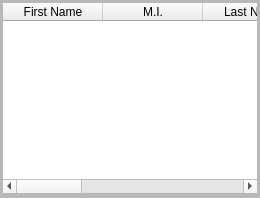
                            <widget class="QWidget" name="page_9">
                             <layout class="QVBoxLayout" name="verticalLayout_26">
                              <property name="spacing">
                               <number>0</number>
                              </property>
                              <property name="leftMargin">
                               <number>0</number>
                              </property>
                              <property name="topMargin">
                               <number>0</number>
                              </property>
                              <property name="rightMargin">
                               <number>0</number>
                              </property>
                              <property name="bottomMargin">
                               <number>0</number>
                              </property>
                              <item>
                               <widget class="QFrame" name="frame_5">
                                <property name="frameShape">
                                 <enum>QFrame::StyledPanel</enum>
                                </property>
                                <property name="frameShadow">
                                 <enum>QFrame::Raised</enum>
                                </property>
                                <layout class="QVBoxLayout" name="verticalLayout_27">
                                 <property name="spacing">
                                  <number>0</number>
                                 </property>
                                 <property name="leftMargin">
                                  <number>0</number>
                                 </property>
                                 <property name="topMargin">
                                  <number>0</number>
                                 </property>
                                 <property name="rightMargin">
                                  <number>0</number>
                                 </property>
                                 <property name="bottomMargin">
                                  <number>0</number>
                                 </property>
                                 <item>
                                  <widget class="QFrame" name="frame_6">
                                   <property name="frameShape">
                                    <enum>QFrame::StyledPanel</enum>
                                   </property>
                                   <property name="frameShadow">
                                    <enum>QFrame::Raised</enum>
                                   </property>
                                   <layout class="QVBoxLayout" name="verticalLayout_28">
                                    <property name="spacing">
                                     <number>0</number>
                                    </property>
                                    <property name="leftMargin">
                                     <number>0</number>
                                    </property>
                                    <property name="topMargin">
                                     <number>0</number>
                                    </property>
                                    <property name="rightMargin">
                                     <number>0</number>
                                    </property>
                                    <property name="bottomMargin">
                                     <number>0</number>
                                    </property>
                                    <item>
                                     <widget class="QTableWidget" name="tableWidget">
                                      <property name="styleSheet">
                                       <string notr="true">color: rgb(0, 0, 0);</string>
                                      </property>
                                      <property name="horizontalScrollBarPolicy">
                                       <enum>Qt::ScrollBarAsNeeded</enum>
                                      </property>
                                      <property name="sizeAdjustPolicy">
                                       <enum>QAbstractScrollArea::AdjustIgnored</enum>
                                      </property>
                                      <property name="showGrid">
                                       <bool>false</bool>
                                      </property>
                                      <property name="gridStyle">
                                       <enum>Qt::SolidLine</enum>
                                      </property>
                                      <property name="rowCount">
                                       <number>0</number>
                                      </property>
                                      <property name="columnCount">
                                       <number>7</number>
                                      </property>
                                      <attribute name="horizontalHeaderMinimumSectionSize">
                                       <number>39</number>
                                      </attribute>
                                      <attribute name="horizontalHeaderDefaultSectionSize">
                                       <number>100</number>
                                      </attribute>
                                      <column>
                                       <property name="text">
                                        <string>First Name</string>
                                       </property>
                                      </column>
                                      <column>
                                       <property name="text">
                                        <string>M.I.</string>
                                       </property>
                                      </column>
                                      <column>
                                       <property name="text">
                                        <string>Last Name</string>
                                       </property>
                                      </column>
                                      <column>
                                       <property name="text">
                                        <string>Grade</string>
                                       </property>
                                      </column>
                                      <column>
                                       <property name="text">
                                        <string>Year</string>
                                       </property>
                                      </column>
                                      <column>
                                       <property name="text">
                                        <string>Section</string>
                                       </property>
                                      </column>
                                      <column>
                                       <property name="text">
                                        <string>School</string>
                                       </property>
                                      </column>
                                     </widget>
                                    </item>
                                   </layout>
                                  </widget>
                                 </item>
                                 <item>
                                  <widget class="QFrame" name="frame_7">
                                   <property name="frameShape">
                                    <enum>QFrame::StyledPanel</enum>
                                   </property>
                                   <property name="frameShadow">
                                    <enum>QFrame::Raised</enum>
                                   </property>
                                   <layout class="QVBoxLayout" name="verticalLayout_30">
                                    <property name="spacing">
                                     <number>0</number>
                                    </property>
                                    <property name="leftMargin">
                                     <number>0</number>
                                    </property>
                                    <property name="topMargin">
                                     <number>0</number>
                                    </property>
                                    <property name="rightMargin">
                                     <number>0</number>
                                    </property>
                                    <property name="bottomMargin">
                                     <number>0</number>
                                    </property>
                                    <item>
                                     <widget class="QFrame" name="frame_14">
                                      <property name="frameShape">
                                       <enum>QFrame::StyledPanel</enum>
                                      </property>
                                      <property name="frameShadow">
                                       <enum>QFrame::Raised</enum>
                                      </property>
                                     </widget>
                                    </item>
                                   </layout>
                                  </widget>
                                 </item>
                                </layout>
                               </widget>
                              </item>
                             </layout>
                            </widget>
